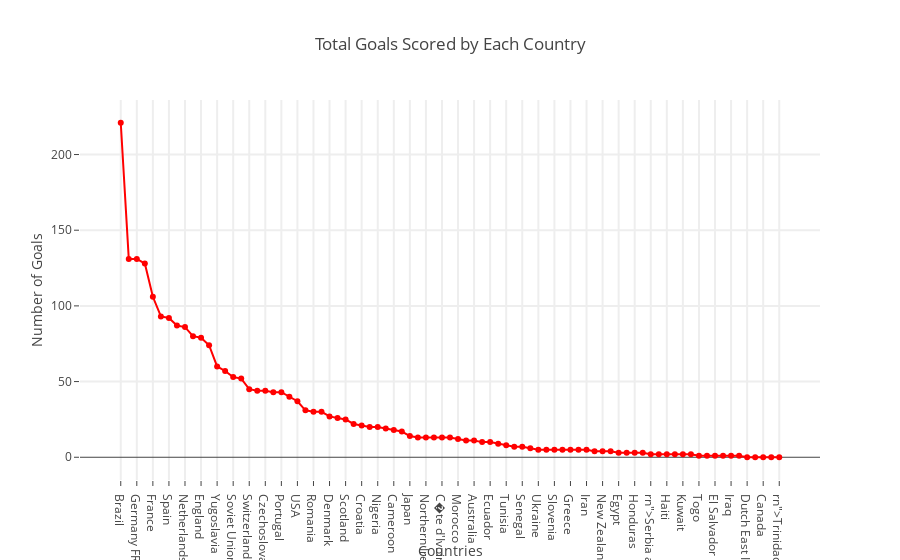

Here is the notebook cell this chart was saved with:
### Code cell
tt_gl_h = matches.groupby("Home Team Name")["Home Team Goals"].sum().reset_index()
tt_gl_h.columns = ["team","goals"]

tt_gl_a = matches.groupby("Away Team Name")["Away Team Goals"].sum().reset_index()
tt_gl_a.columns = ["team","goals"]

total_goals = pd.concat([tt_gl_h,tt_gl_a],axis=0)
total_goals = total_goals.groupby("team")["goals"].sum().reset_index()
total_goals = total_goals.sort_values(by="goals",ascending =False)
total_goals["goals"] = total_goals["goals"].astype(int)


trace0 = go.Scatter(
    x=total_goals['team'],
    y=total_goals['goals'],
    mode='markers+lines',
    marker=dict(
        color='red'
    )
)
data = [trace0]

layout= go.Layout(
    title= 'Total Goals Scored by Each Country',
    hovermode= 'closest',
    xaxis= dict(
        title= 'Countries',
        ticklen= 5,
        zeroline= False,
        gridwidth= 2,
    ),
    yaxis=dict(
        title= 'Number of Goals',
        ticklen= 5,
        gridwidth= 2,
    ),
    showlegend= False
    
)
fig=go.Figure(data=data,layout=layout)
iplot(fig)

### Figure 1 — Plotly figure (JSON) as saved in the notebook; plotly's stock layout.template omitted (floating-point values rounded to 4 significant figures)
{"data": [{"marker": {"color": "red"}, "mode": "markers+lines", "type": "scatter", "uid": "03c9e643-e4ff-4dd7-a280-09f62fe41d5d", "x": ["Brazil", "Argentina", "Germany FR", "Italy", "France", "Germany", "Spain", "Hungary", "Netherlands", "Uruguay", "England", "Sweden", "Yugoslavia", "Mexico", "Soviet Union", "Belgium", "Switzerland", "Poland", "Czechoslovakia", "Austria", "Portugal", "Chile", "USA", "Korea Republic", "Romania", "Paraguay", "Denmark", "Colombia", "Scotland", "Bulgaria", "Croatia", "Turkey", "Nigeria", "Peru", "Cameroon", "Costa Rica", "Japan", "Russia", "Northern Ireland", "Algeria", "C�te d'Ivoire", "Ghana", "Morocco", "South Africa", "Australia", "rn\">Republic of Ireland", "Ecuador", "Saudi Arabia", "Tunisia", "Norway", "Senegal", "Korea DPR", "Ukraine", "Cuba", "Slovenia", "Slovakia", "Greece", "German DR", "Iran", "Wales", "New Zealand", "rn\">Bosnia and Herzegovina", "Egypt", "Czech Republic", "Honduras", "Jamaica", "rn\">Serbia and Montenegro", "Serbia", "Haiti", "IR Iran", "Kuwait", "rn\">United Arab Emirates", "Togo", "Angola", "El Salvador", "Bolivia", "Iraq", "Israel", "Dutch East Indies", "China PR", "Canada", "Zaire", "rn\">Trinidad and Tobago"], "y": [221, 131, 131, 128, 106, 93, 92, 87, 86, 80, 79, 74, 60, 57, 53, 52, 45, 44, 44, 43, 43, 40, 37, 31, 30, 30, 27, 26, 25, 22, 21, 20, 20, 19, 18, 17, 14, 13, 13, 13, 13, 13, 12, 11, 11, 10, 10, 9, 8, 7, 7, 6, 5, 5, 5, 5, 5, 5, 5, 4, 4, 4, 3, 3, 3, 3, 2, 2, 2, 2, 2, 2, 1, 1, 1, 1, 1, 1, 0, 0, 0, 0, 0]}], "layout": {"hovermode": "closest", "showlegend": false, "title": {"text": "Total Goals Scored by Each Country"}, "xaxis": {"gridwidth": 2, "ticklen": 5, "title": {"text": "Countries"}, "zeroline": false}, "yaxis": {"gridwidth": 2, "ticklen": 5, "title": {"text": "Number of Goals"}}}}
